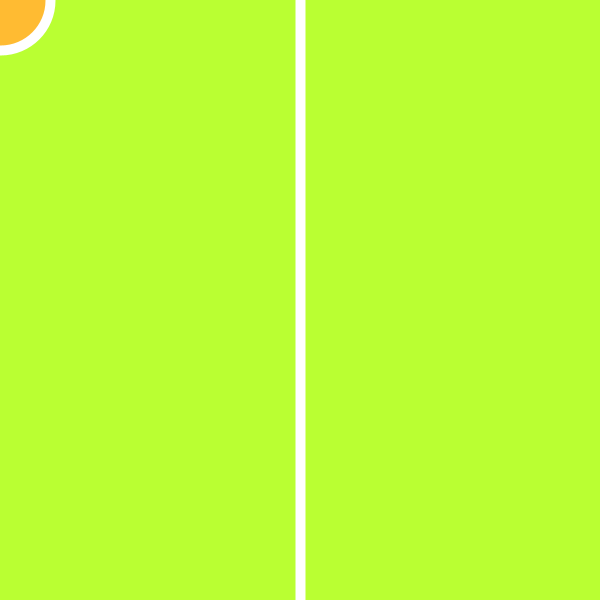
Frame 1 (no input)
Frame 60 (the mouse pressed at the canvas centre just before this capture): identical to frame 1, image omitted
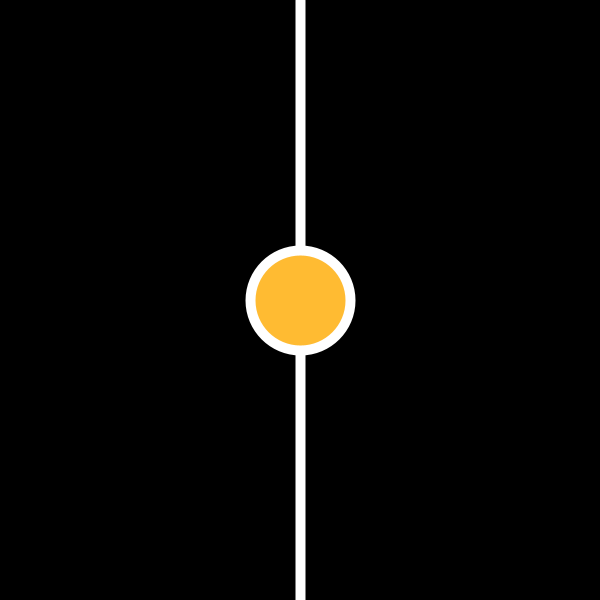
Frame 120 (the mouse held since frame 60 and released just before this capture)

The Processing sketch that drew these frames (run headless with seeded random() and noise(); from frame 60 on, the mouse is pressed at the canvas centre):

// Processing sketch: sketch_250509c
// ── sketch_250509c.pde

void setup(){
  size(600, 600);
  colorMode(HSB, 360, 100, 100);
}


void draw(){
  background(0);
  noStroke();
  
  if (mouseX > width / 2){
    background(40, 80, 100);
    fill(80, 80, 100);
  } 
  
  if (mouseX < width / 2){
    background(80, 80, 100);
    fill(40, 80, 100);
  }
  
  stroke(0,0,100);
  strokeWeight(10);
  line(width/2, 0, width/2, height);
  ellipse(mouseX, mouseY, 100, 100);

}
